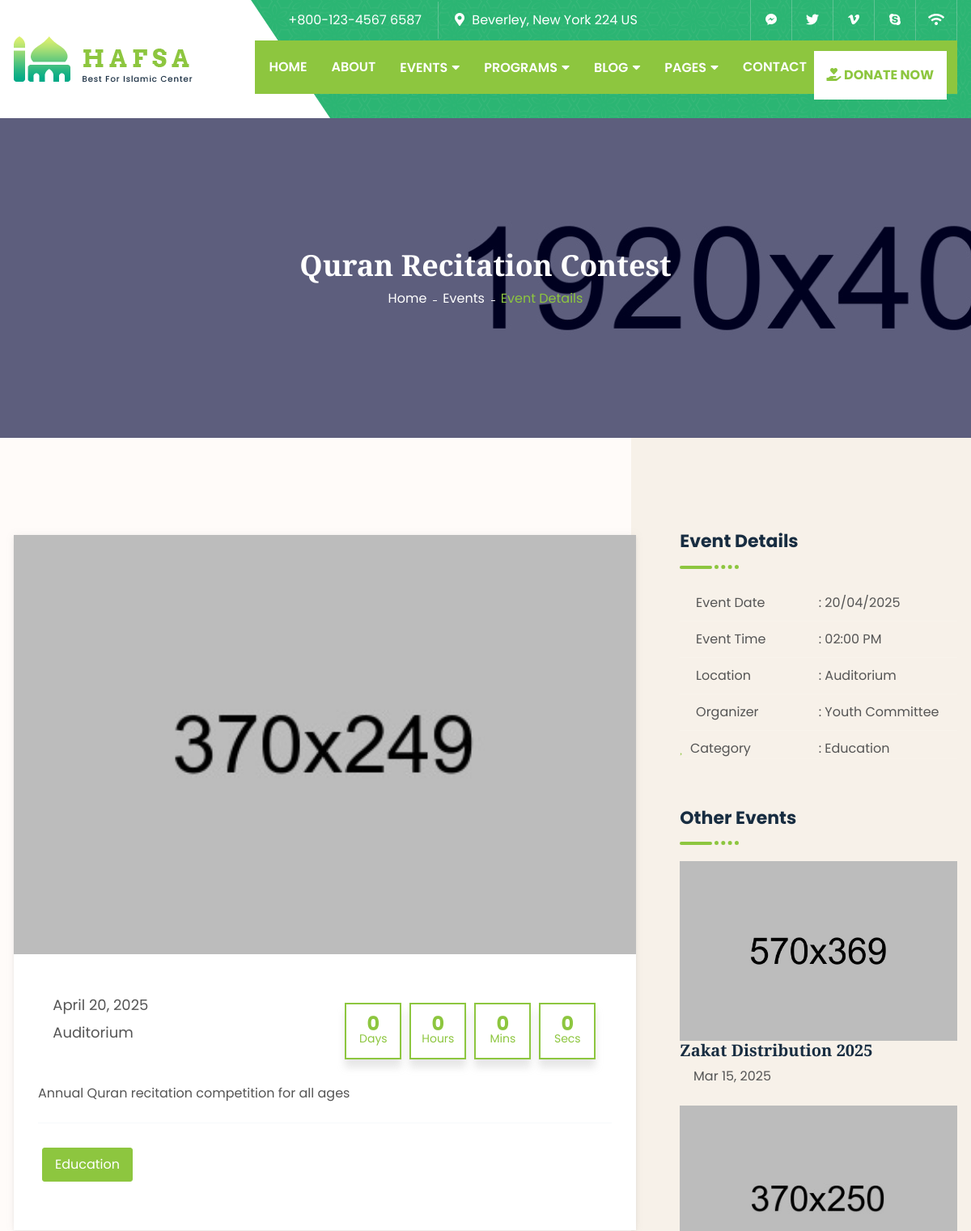
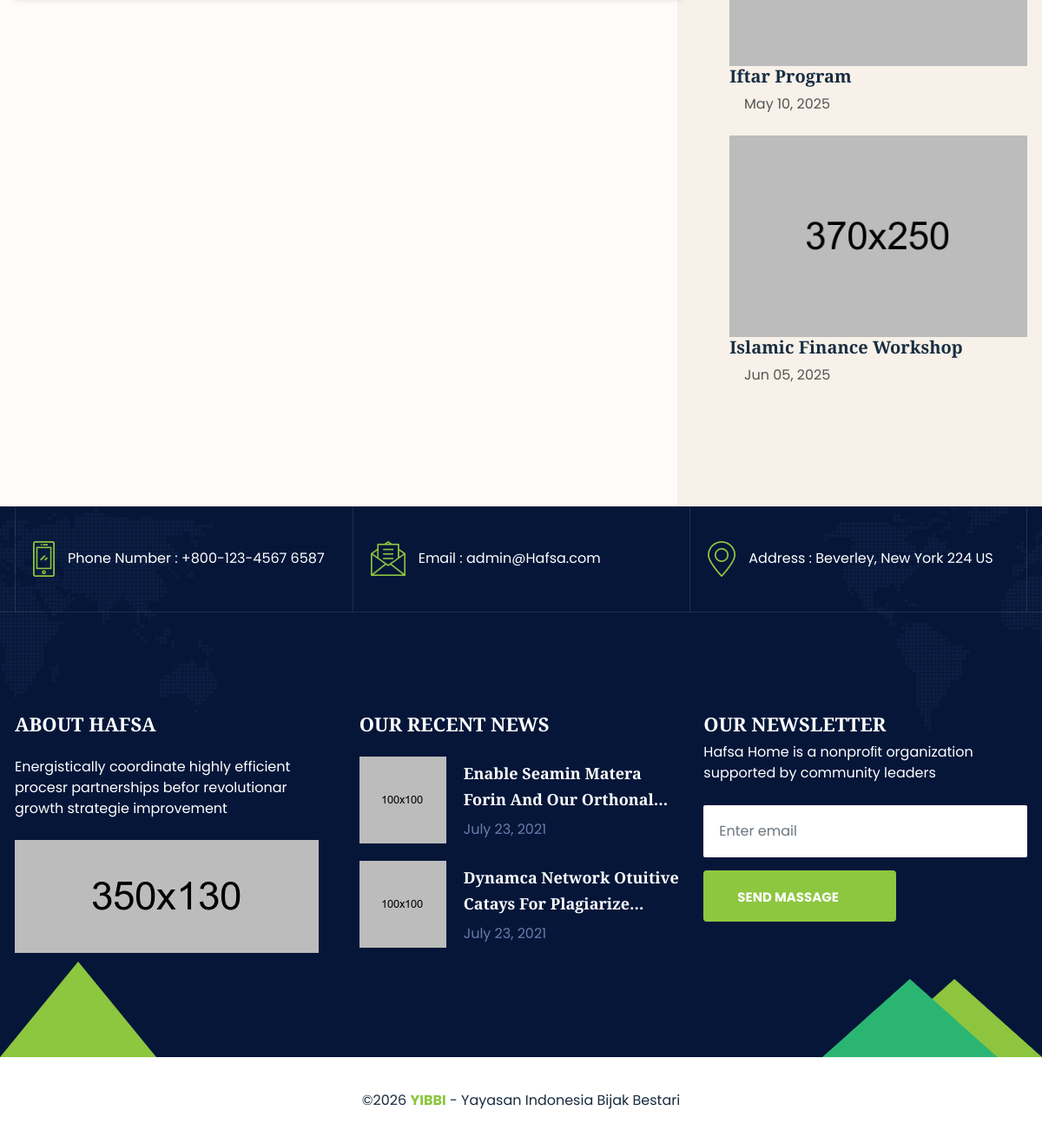
Screenshot of /events-single.php?id=2 with the database file from the repository (2 pictures, top to bottom).
### tables this page shows
CREATE TABLE `settings` (
  `id` int(11) NOT NULL AUTO_INCREMENT,
  `site_title` varchar(255) NOT NULL,
  `logo` varchar(255) DEFAULT NULL,
  `favicon` varchar(255) DEFAULT NULL,
  `phone` varchar(50) DEFAULT NULL,
  `email` varchar(100) DEFAULT NULL,
  `address` text DEFAULT NULL,
  `copyright_text` text DEFAULT NULL,
  `footer_about_title` varchar(255) DEFAULT 'About Hafsa',
  `footer_about_text` text DEFAULT NULL,
  `footer_about_image` varchar(255) DEFAULT NULL,
  `whatsapp_donation` varchar(20) DEFAULT '6281234567890',
  `created_at` timestamp NOT NULL DEFAULT current_timestamp(),
  `updated_at` timestamp NOT NULL DEFAULT current_timestamp() ON UPDATE current_timestamp(),
  PRIMARY KEY (`id`)
);

CREATE TABLE `social_media` (
  `id` int(11) NOT NULL AUTO_INCREMENT,
  `platform` varchar(50) NOT NULL,
  `icon_class` varchar(50) NOT NULL,
  `url` varchar(255) NOT NULL,
  `is_active` tinyint(1) NOT NULL DEFAULT 1,
  `order_index` int(11) NOT NULL DEFAULT 0,
  PRIMARY KEY (`id`)
);

CREATE TABLE `events` (
  `id` int(11) NOT NULL AUTO_INCREMENT,
  `title` varchar(255) NOT NULL,
  `description` text NOT NULL,
  `image` varchar(255) NOT NULL,
  `event_date` datetime NOT NULL,
  `location` varchar(255) DEFAULT NULL,
  `organizer` varchar(255) DEFAULT NULL,
  `category` varchar(100) DEFAULT NULL,
  `is_featured` tinyint(1) DEFAULT 0,
  `is_active` tinyint(1) DEFAULT 1,
  `created_at` timestamp NOT NULL DEFAULT current_timestamp(),
  PRIMARY KEY (`id`)
);

### events-single.php (the view, shortened to what the rows shown need)
<?php
require_once 'config/database.php';
$stmt = $pdo->query("SELECT * FROM social_media WHERE is_active = 1 ORDER BY order_index");
$socialMedia = $stmt->fetchAll();
$eventId = isset($_GET['id']) ? (int)$_GET['id'] : 0;
$stmt = $pdo->prepare("SELECT * FROM events WHERE id = ? AND is_active = 1");
$stmt->execute([$eventId]);
$event = $stmt->fetch();
$stmt = $pdo->prepare("SELECT * FROM events WHERE is_active = 1 AND id != ? ORDER BY event_date ASC LIMIT 3");
$stmt->execute([$eventId]);
$otherEvents = $stmt->fetchAll();
?>
<?php include 'includes/header.php'; ?>
    <section class="page-header bg_img padding-tb">
        <div class="container">
            <div class="page-header-content-area">
                <h4 class="ph-title"><?php echo htmlspecialchars($event['title']); ?></h4>
                <ul class="lab-ul">
                    <li><a href="index.php">Home</a></li>
                    <li><a href="events.php">Events</a></li>
                    <li><a class="active">Event Details</a></li>
                </ul>
            </div>
        </div>
    </section>
    <div class="event-single-section padding-tb aside-bg">
        <div class="container">
            <div class="section-wrapper">
                <div class="row justify-content-center pb-10">
                    <div class="col-xl-8 col-lg-7 col-12">
                        <div class="event-single-wrapper">
                            <div class="event-top event-top-2">
                                <div class="event-top-thumb">
                                    <img src="<?php echo htmlspecialchars($event['image']); ?>" alt="<?php echo htmlspecialchars($event['title']); ?>">
                                </div>
                                <div class="event-top-content">
                                    <div class="event-top-content-wrapper mb-30">
                                        <ul class="lab-ul event-date mb-4 mb-md-0">
                                            <li><i class="icofont-calendar"></i> <span><?php echo date('F d, Y', strtotime($event['event_date'])); ?></span></li>
                                            <li><i class="icofont-location-pin"></i> <span><?php echo htmlspecialchars($event['location'] ?? 'TBD'); ?></span></li>
                                        </ul>
                                        <ul class="lab-ul event-count" data-date="<?php echo date('F d, Y H:i:s', strtotime($event['event_date'])); ?>">
                                        </ul>
                                    </div>
                                    <div class="event-description">
                                        <?php echo $event['description']; ?>
                                    </div>
                                    <div class="tags-area mt-4">
                                        <?php if (!empty($event['category'])): ?>
                                        <ul class="tags lab-ul justify-content-center">
                                            <li>
                                                <a href="#" class="active"><?php echo htmlspecialchars($event['category']); ?></a>
                                            </li>
                                        </ul>
                                        <?php endif; ?>
                                    </div>
                                </div>
                            </div>
                        </div>
                    </div>
                    <div class="col-xl-4 col-lg-5 col-12">
                        <aside class="lab-aside">
                            <div class="widget widget-event mt-5 mt-lg-0">
                                <ul class="lab-ul widget-wrapper">
                                    <li>
                                        <span><i class="icofont-ui-calendar"></i> Event Date </span> <span>:
                                            <?php echo date('d/m/Y', strtotime($event['event_date'])); ?></span>
                                    </li>
                                    <li>
                                        <span><i class="icofont-clock-time"></i> Event Time </span> <span>: <?php echo date('h:i A', strtotime($event['event_date'])); ?></span>
                                    </li>
                                    <li>
                                        <span><i class="icofont-home"></i> Location </span> <span>: <?php echo htmlspecialchars($event['location'] ?? 'TBD'); ?></span>
                                    </li>
                                    <li>
                                        <span><i class="icofont-user"></i> Organizer </span> <span>:
                                            <?php echo htmlspecialchars($event['organizer'] ?? 'Y-ibbi'); ?></span>
                                    </li>
                                    <?php if (!empty($event['category'])): ?>
                                    <li>
                                        <span><i class="icofont-tag"></i> Category </span> <span>:
                                            <?php echo htmlspecialchars($event['category']); ?></span>
                                    </li>
                                    <?php endif; ?>
                                </ul>
                            </div>
                            <?php if (count($otherEvents) > 0): ?>
                            <div class="widget widget-program mt-4">
                                <div class="widget-wrapper">
                                    <?php foreach ($otherEvents as $otherEvent): ?>
                                    <div class="event-item lab-item mb-4">
                                        <div class="lab-inner">
                                            <div class="lab-thumb">
                                                <a href="events-single.php?id=<?php echo $otherEvent['id']; ?>">
                                                    <img src="<?php echo htmlspecialchars($otherEvent['image']); ?>" alt="event-image">
                                                </a>
                                            </div>
                                            <div class="lab-content">
                                                <h6><a href="events-single.php?id=<?php echo $otherEvent['id']; ?>"><?php echo htmlspecialchars($otherEvent['title']); ?></a></h6>
                                                <p><i class="icofont-calendar"></i> <?php echo date('M d, Y', strtotime($otherEvent['event_date'])); ?></p>
                                            </div>
                                        </div>
                                    </div>
                                    <?php endforeach; ?>
                                </div>
                            </div>
                            <?php endif; ?>
                        </aside>
                    </div>
                </div>
            </div>
        </div>
    </div>
<?php include 'includes/footer.php'; ?>

### includes/header.php (shortened to what the rows shown need)
<?php
$stmt = $pdo->query("SELECT * FROM settings LIMIT 1");
$settings = $stmt->fetch();
$stmt = $pdo->query("SELECT * FROM social_media WHERE is_active = 1 ORDER BY order_index");
$socialMedia = $stmt->fetchAll();
?>
<!DOCTYPE html>
<html lang="en">
<head>
    <link rel="stylesheet" href="<?php echo BASE_URL; ?>assets/css/bootstrap.min.css">
    <link rel="stylesheet" href="<?php echo BASE_URL; ?>assets/css/all.min.css">
    <link rel="stylesheet" href="<?php echo BASE_URL; ?>assets/css/icofont.min.css">
    <link rel="stylesheet" href="<?php echo BASE_URL; ?>assets/css/lightcase.css">
    <link rel="stylesheet" href="<?php echo BASE_URL; ?>assets/css/swiper.min.css">
    <link rel="stylesheet" href="<?php echo BASE_URL; ?>assets/css/style.css">
</head>
<body>
    <header class="header-3 pattern-1">
        <div class="container">
            <div class="row align-items-center justify-content-center">
                <div class="col-xl-3 col-12">
                    <div class="mobile-menu-wrapper d-flex flex-wrap align-items-center justify-content-between">
                        <div class="logo">
                            <a href="index.php">
                                <img src="<?php echo htmlspecialchars($settings['logo'] ?? 'assets/images/logo/01.png'); ?>" alt="logo">
                            </a>
                        </div>
                    </div>
                </div>
                <div class="col-xl-9 col-12">
                    <div class="header-top">
                        <div class="header-top-area">
                            <ul class="left lab-ul">
                                <li>
                                    <i class="icofont-ui-call"></i> <span><?php echo htmlspecialchars($settings['phone'] ?? '+800-123-4567 6587'); ?></span>
                                </li>
                                <li>
                                    <i class="fas fa-map-marker-alt"></i> <?php echo htmlspecialchars($settings['address'] ?? 'Beverley, New York 224 US'); ?>
                                </li>
                            </ul>
                            <ul class="social-icons lab-ul d-flex">
                                <?php foreach ($socialMedia as $social): ?>
                                <li>
                                    <a href="<?php echo htmlspecialchars($social['url']); ?>"><i class="<?php echo htmlspecialchars($social['icon_class']); ?>"></i></a>
                                </li>
                                <?php endforeach; ?>
                            </ul>
                        </div>
                    </div>
                </div>
            </div>
        </div>
    </header>

### includes/footer.php (shortened to what the rows shown need)
    <footer class="footer-section" style="background-image: url(<?php echo BASE_URL; ?>assets/images/bg-images/footer-bg.png);">
        <div class="footer-top">
            <div class="container">
                <div class="row g-3 justify-content-center g-lg-0">
                    <div class="col-lg-4 col-sm-6 col-12">
                        <div class="footer-top-item lab-item">
                            <div class="lab-inner">
                                <div class="lab-content">
                                    <span>Phone Number : <?php echo htmlspecialchars($settings['phone'] ?? '+88019 339 702 520'); ?></span>
                                </div>
                            </div>
                        </div>
                    </div>
                    <div class="col-lg-4 col-sm-6 col-12">
                        <div class="footer-top-item lab-item">
                            <div class="lab-inner">
                                <div class="lab-content">
                                    <span>Email : <?php echo htmlspecialchars($settings['email'] ?? 'admin@YIBBI.com'); ?></span>
                                </div>
                            </div>
                        </div>
                    </div>
                    <div class="col-lg-4 col-sm-6 col-12">
                        <div class="footer-top-item lab-item">
                            <div class="lab-inner">
                                <div class="lab-content">
                                    <span>Address : <?php echo htmlspecialchars($settings['address'] ?? '30 North West New York 240'); ?></span>
                                </div>
                            </div>
                        </div>
                    </div>
                </div>
            </div>
        </div>
        <div class="footer-middle padding-tb tri-shape-3">
            <div class="container">
                <div class="row">
                    <div class="col-lg-4 col-md-6 col-12">
                        <div class="footer-middle-item-wrapper">
                            <div class="footer-middle-item mb-5 mb-lg-0">
                                <div class="fm-item-title">
                                    <h5><?php echo htmlspecialchars($settings['footer_about_title'] ?? 'About YIBBI'); ?></h5>
                                </div>
                                <div class="fm-item-content">
                                    <p class="mb-4"><?php echo htmlspecialchars($settings['footer_about_text'] ?? 'Energistically coordinate highly efficient procesr partnerships befor revolutionar growth strategie improvement'); ?></p>
                                    <img src="<?php echo BASE_URL; ?><?php echo htmlspecialchars($settings['footer_about_image'] ?? 'assets/images/footer/footer-middle/01.jpg'); ?>" alt="about-image"
                                        class="footer-abt-img">
                                </div>
                            </div>
                        </div>
                    </div>
                    <div class="col-lg-4 col-md-6 col-12">
                        <div class="footer-middle-item-wrapper">
                            <div class="footer-middle-item-3 mb-5 mb-lg-0">
                                <div class="fm-item-content">
                                    <p><?php echo htmlspecialchars($settings['site_title'] ?? 'YIBBI'); ?> is a nonproﬁt organization supported
                                        by community leaders</p>
                                    <form>
                                        <div class="form-group">
                                        </div>
                                        <button type="submit" class="lab-btn">Send Massage </button>
                                    </form>
                                </div>
                            </div>
                        </div>
                    </div>
                </div>
            </div>
        </div>
    </footer>
</body>
</html>

### rows the page displays
settings: logo (picture), phone "+800-123-4567 6587", address "Beverley, New York 224 US", email "admin@Hafsa.com", footer_about_title "ABOUT HAFSA", footer_about_text "Energistically coordinate highly efficient procesr partnerships befor revolutionar growth strategie improvement", footer_about_image (picture), site_title "Hafsa Home"
events: title "Quran Recitation Contest", image (picture), event_date "April 20, 2025", location "Auditorium", description "Annual Quran recitation competition for all ages", category "Education", event_date "20/04/2025", event_date "02:00 PM", organizer "Youth Committee"
events: image (picture), title "Zakat Distribution 2025", event_date "Mar 15, 2025"
events: image (picture), title "Iftar Program", event_date "May 10, 2025"
events: image (picture), title "Islamic Finance Workshop", event_date "Jun 05, 2025"
